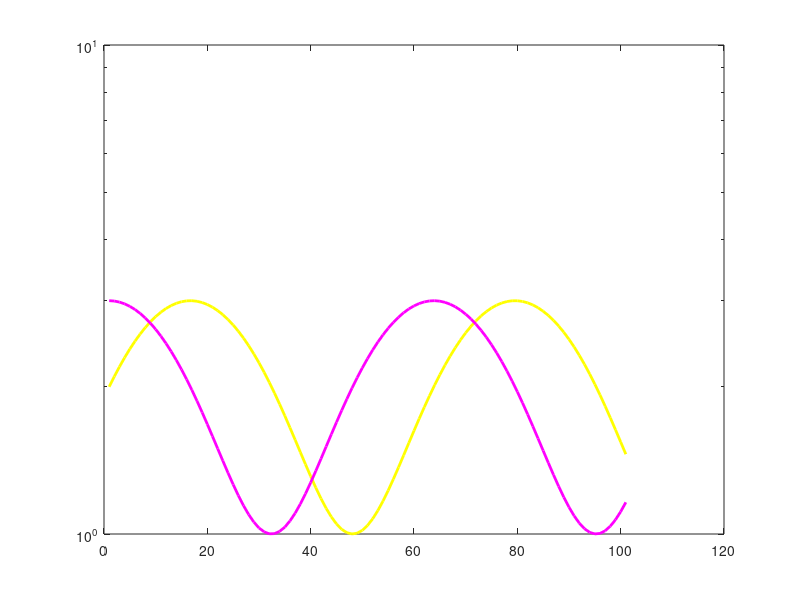

This figure's MATLAB source: (Note: this script raises an error after producing the figure.)
b=3;
a=1+2+b...  %tripledot(...) works only after a variable, not number!
    +4

%%
% %% works only for run and advance, not for run

%%
figure(5)
x=0:0.1:10;

y1=sin(x)+2;
y2=cos(x)+2;
y3=x;

%plot(y1,'color','y','LineWidth',2);
semilogy(y1,'color','y','LineWidth',2);
hold on;
%plot(y2,'color','m','LineWidth',2);
semilogy(y2,'color','m','LineWidth',2);
yyaxis right;
%plot(y3,'color','b','LineWidth',2);
semilogy(y3,'color','b','LineWidth',2);
legend('y1','y2','y3');
hold off;

%%
for iter=1:3
    for j=1:3
        for k=1:3
            iter*j*k;  %test
        end
        iter*j;%test
    end
    disp(iter)
end

%%
a='Velooooooooooooooocity'
switch a
    case 'Pressure'
        disp('This is case Pressure');
    case 'Velocity'
        disp('This is case Velocity');
    case 3
        disp('This is case 3');
end
%When no case matches the imput, nothing happens, no error.


%%
%test double while loop
timestep=0;
iter=0;
tic
while(1)
    timestep=timestep+1;
    disp(['timestep = ' num2str(timestep)]);
    while(1)
        iter=iter+1;
%         disp(['iter = ' num2str(iter)]);
        if mod(iter,5)==0
            break
        end
    end
    if timestep>=30000
        break
    end
end
% toc
fprintf('Elapsed time : %d min %2g sec\n', floor(toc/60), rem(toc,60));
% fprintf('%d minutes and %f seconds\n', floor(toc/60), rem(toc,60));
%%
if Domain.Solutionsystem.transient=='on'
    disp('yes')
end

